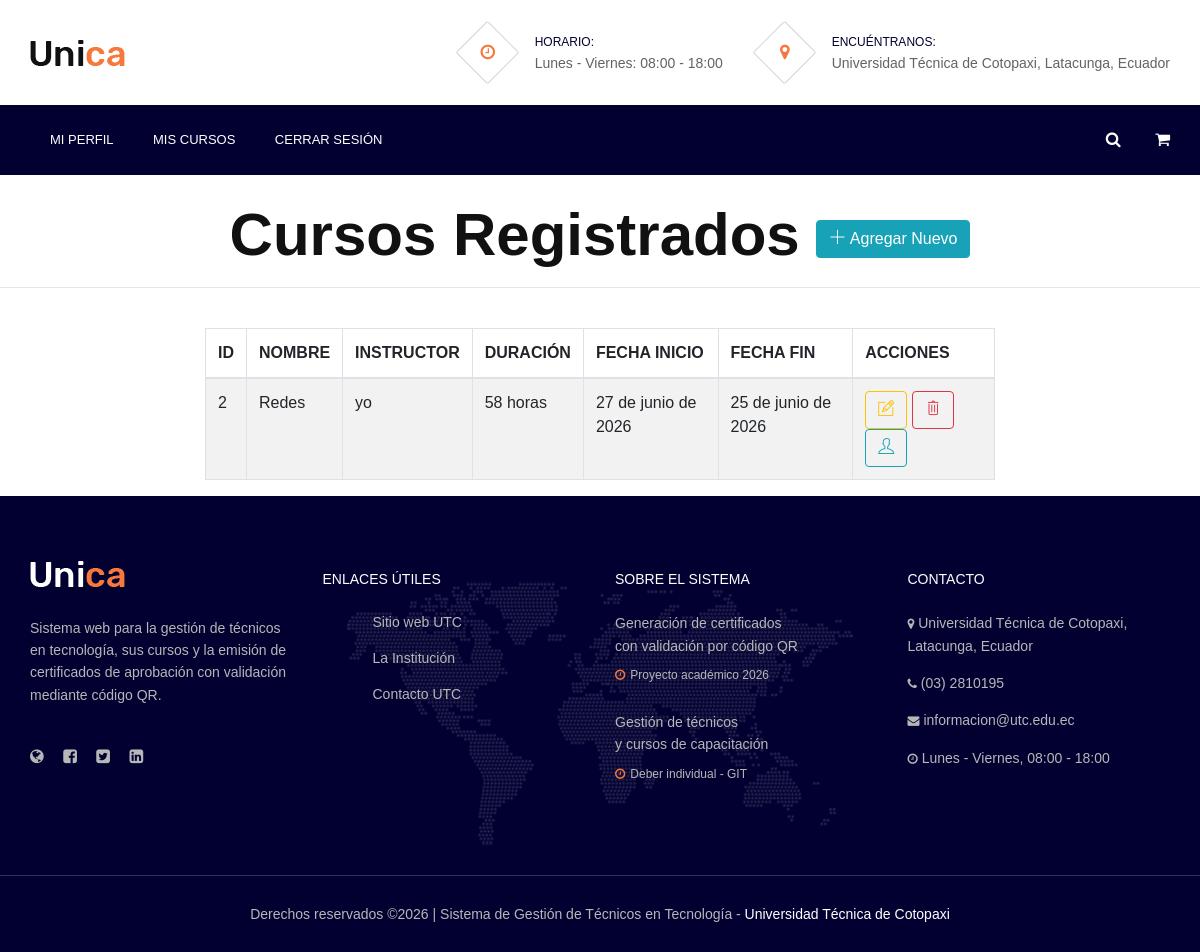
The page /listadoCursos/ (signed in) on the database as committed earlier.
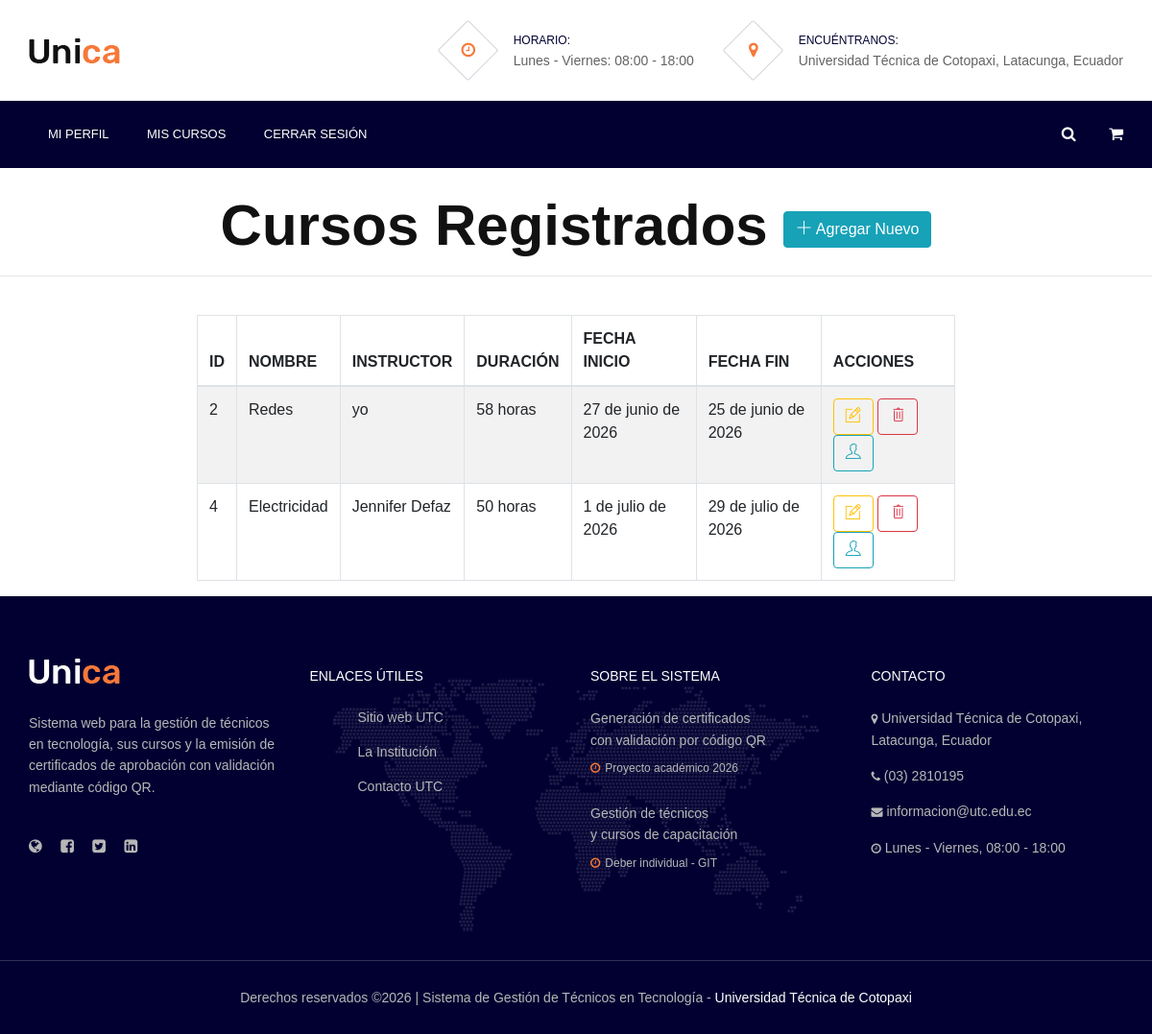
The same page on the database as committed later.
### tecnologia/models.py (models this page shows)
class Curso(models.Model):
    id = models.AutoField(primary_key=True)
    nombre = models.CharField(max_length=100)
    descripcion = models.TextField(blank=True)
    instructor = models.CharField(max_length=100)
    horas_duracion = models.PositiveIntegerField()
    fecha_inicio = models.DateField()
    fecha_fin = models.DateField()

### tecnologia/views.py (the view)
# urls.py: path('listadoCursos/', views.listadoCursos),
@login_required(login_url='/login/')
def listadoCursos(request):
    cursos = Curso.objects.all()
    return render(request, 'listadoCursos.html', {'misCursos': cursos})

### tecnologia/templates/listadoCursos.html (shortened to what this page needs)
{% extends "./plantillaPrin.html" %}
{% block contenido %}
<center>
    <br>
    <h1> <b>Cursos Registrados</b>
        <a href="/nuevoCurso/" class="btn btn-info"> <i class="ti-plus"></i>
            Agregar Nuevo</a>
    </h1>
    <hr>
</center>
<br>
<div class="row">
    <div class="col-md-2"></div>
    <div class="col-md-8">
        <table id="tbl_cursos" class="table table-striped table-bordered">
            <thead>
                <tr>
                    <th>ID</th>
                    <th>NOMBRE</th>
                    <th>INSTRUCTOR</th>
                    <th>DURACIÓN</th>
                    <th>FECHA INICIO</th>
                    <th>FECHA FIN</th>
                    <th>ACCIONES</th>
                </tr>
            </thead>
            <tbody>
                {% for cursoTemporal in misCursos %}
                <tr>
                    <td>{{ cursoTemporal.id }}</td>
                    <td>{{ cursoTemporal.nombre }}</td>
                    <td>{{ cursoTemporal.instructor }}</td>
                    <td>{{ cursoTemporal.horas_duracion }} horas</td>
                    <td>{{ cursoTemporal.fecha_inicio }}</td>
                    <td>{{ cursoTemporal.fecha_fin }}</td>
                    <td>
                        <a href="/editarCurso/{{ cursoTemporal.id }}/" class="btn btn-outline-warning" title="Editar Curso">
                            <i class="ti-pencil-alt"></i>
                        </a>
                        <a href="/eliminarCurso/{{ cursoTemporal.id }}/"
                           class="btn btn-outline-danger" title="Eliminar Curso"
                           onclick="confirmarEliminacion(event, this.href)">
                            <i class="ti-trash"></i>
                        </a>
                        <a href="/listadoTecnicosCursos/{{ cursoTemporal.id }}/" class="btn btn-outline-info" title="Ver Técnicos Matriculados">
                            <i class="ti-user"></i>
                        </a>
                    </td>
                </tr>
                {% endfor %}
            </tbody>
        </table>
    </div>
</div>
{% endblock %}

Rows that differ between the two databases and show on the page:
added Curso: id "4", nombre "Electricidad", instructor "Jennifer Defaz", horas_duracion "50", fecha_inicio "1 de julio de 2026", fecha_fin "29 de julio de 2026"
